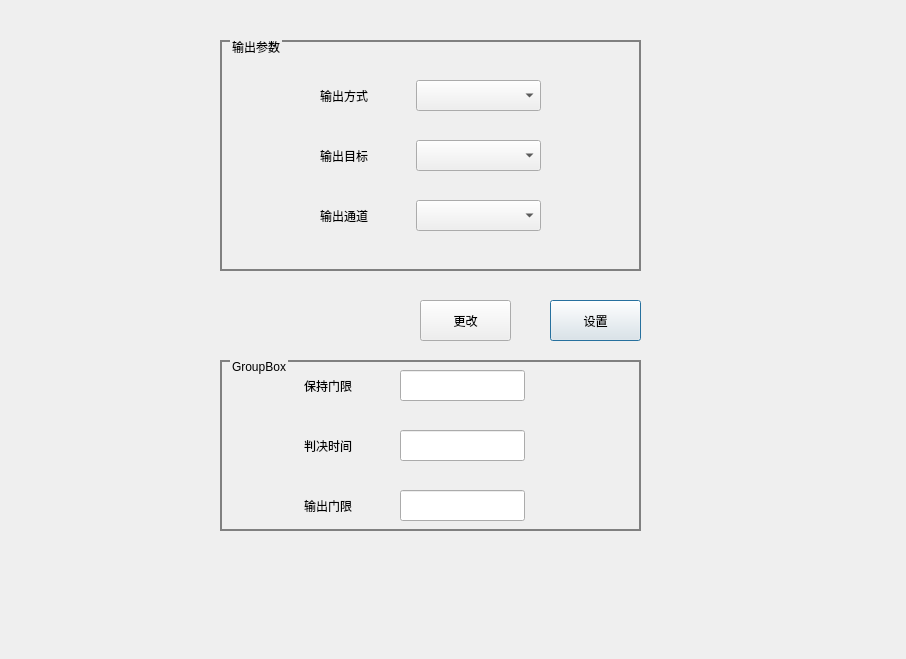
<?xml version="1.0" encoding="UTF-8"?>
<ui version="4.0">
 <class>SSBBE_OutPutSelSetGUIDlg</class>
 <widget class="QDialog" name="SSBBE_OutPutSelSetGUIDlg">
  <property name="geometry">
   <rect>
    <x>0</x>
    <y>0</y>
    <width>906</width>
    <height>659</height>
   </rect>
  </property>
  <property name="windowTitle">
   <string>DDTBBE_CodFrmSynSetGUIDlg</string>
  </property>
  <property name="styleSheet">
   <string notr="true">QGroupBox
{
	border-width:2px;
	border-style:solid;
	border-color:gray;
	margin-top:1ex;
}

QGroupBox::title
{
	subcontrol-origin:margin;
	subcontrol-position:top left;
	left:10px;
	padding: 0px;
}</string>
  </property>
  <widget class="QGroupBox" name="groupBox_2">
   <property name="geometry">
    <rect>
     <x>220</x>
     <y>40</y>
     <width>421</width>
     <height>231</height>
    </rect>
   </property>
   <property name="title">
    <string>输出参数</string>
   </property>
   <widget class="QLabel" name="label_OutputMd">
    <property name="geometry">
     <rect>
      <x>100</x>
      <y>40</y>
      <width>100</width>
      <height>31</height>
     </rect>
    </property>
    <property name="text">
     <string>输出方式</string>
    </property>
   </widget>
   <widget class="QComboBox" name="comboBox_OutputMd">
    <property name="geometry">
     <rect>
      <x>196</x>
      <y>40</y>
      <width>125</width>
      <height>31</height>
     </rect>
    </property>
   </widget>
   <widget class="QLabel" name="label_OutputTarget">
    <property name="geometry">
     <rect>
      <x>100</x>
      <y>100</y>
      <width>100</width>
      <height>31</height>
     </rect>
    </property>
    <property name="text">
     <string>输出目标</string>
    </property>
   </widget>
   <widget class="QComboBox" name="comboBox_OutputTarget">
    <property name="geometry">
     <rect>
      <x>196</x>
      <y>100</y>
      <width>125</width>
      <height>31</height>
     </rect>
    </property>
   </widget>
   <widget class="QLabel" name="label_OutputChannel">
    <property name="geometry">
     <rect>
      <x>100</x>
      <y>160</y>
      <width>100</width>
      <height>31</height>
     </rect>
    </property>
    <property name="text">
     <string>输出通道</string>
    </property>
   </widget>
   <widget class="QComboBox" name="comboBox_OutputChannel">
    <property name="geometry">
     <rect>
      <x>196</x>
      <y>160</y>
      <width>125</width>
      <height>31</height>
     </rect>
    </property>
   </widget>
   <zorder>label_OutputMd</zorder>
   <zorder>comboBox_OutputMd</zorder>
   <zorder>label_OutputTarget</zorder>
   <zorder>comboBox_OutputTarget</zorder>
   <zorder>label_OutputChannel</zorder>
   <zorder>comboBox_OutputChannel</zorder>
   <zorder>groupBox</zorder>
  </widget>
  <widget class="QPushButton" name="pushButton_Set">
   <property name="geometry">
    <rect>
     <x>550</x>
     <y>300</y>
     <width>91</width>
     <height>41</height>
    </rect>
   </property>
   <property name="text">
    <string>设置</string>
   </property>
  </widget>
  <widget class="QPushButton" name="pushButton_Modify">
   <property name="geometry">
    <rect>
     <x>420</x>
     <y>300</y>
     <width>91</width>
     <height>41</height>
    </rect>
   </property>
   <property name="text">
    <string>更改</string>
   </property>
  </widget>
  <widget class="QGroupBox" name="groupBox">
   <property name="geometry">
    <rect>
     <x>220</x>
     <y>360</y>
     <width>421</width>
     <height>171</height>
    </rect>
   </property>
   <property name="title">
    <string>GroupBox</string>
   </property>
   <widget class="QLineEdit" name="lineEdit_OutputThresold">
    <property name="geometry">
     <rect>
      <x>180</x>
      <y>130</y>
      <width>125</width>
      <height>31</height>
     </rect>
    </property>
   </widget>
   <widget class="QLineEdit" name="lineEdit_ProPeriod">
    <property name="geometry">
     <rect>
      <x>180</x>
      <y>70</y>
      <width>125</width>
      <height>31</height>
     </rect>
    </property>
   </widget>
   <widget class="QLabel" name="label_OutputThresold">
    <property name="geometry">
     <rect>
      <x>84</x>
      <y>130</y>
      <width>100</width>
      <height>31</height>
     </rect>
    </property>
    <property name="text">
     <string>输出门限</string>
    </property>
   </widget>
   <widget class="QLineEdit" name="lineEdit_KeepThresold">
    <property name="geometry">
     <rect>
      <x>180</x>
      <y>10</y>
      <width>125</width>
      <height>31</height>
     </rect>
    </property>
   </widget>
   <widget class="QLabel" name="label_KeepThresold">
    <property name="geometry">
     <rect>
      <x>84</x>
      <y>10</y>
      <width>100</width>
      <height>31</height>
     </rect>
    </property>
    <property name="text">
     <string>保持门限</string>
    </property>
   </widget>
   <widget class="QLabel" name="label_ProPeriod">
    <property name="geometry">
     <rect>
      <x>84</x>
      <y>70</y>
      <width>100</width>
      <height>31</height>
     </rect>
    </property>
    <property name="text">
     <string>判决时间</string>
    </property>
   </widget>
  </widget>
 </widget>
 <resources/>
 <connections/>
</ui>
